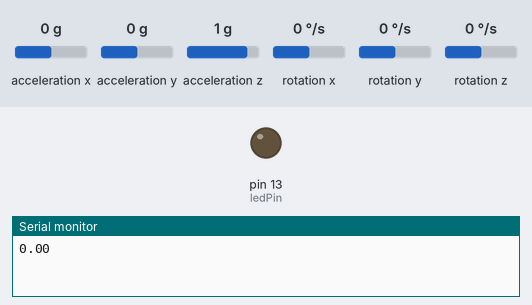
The sketch below on a simulated Arduino Uno, built with avr-gcc and run on an emulated ATmega328P. On the bench: output pins drawn as LEDs (lit = HIGH), the last lines printed to the serial monitor. Wiring (inferred from the names in the program): MPU-6050 motion sensor at I2C address 0x68. The test bench sets the inputs (shaded band); at power-on: acceleration z 1 g, acceleration x 0 g, acceleration y 0 g, rotation x 0 °/s, rotation y 0 °/s, rotation z 0 °/s.

Above: at 1.2 s.
1.3 s: acceleration z set to 0.7 g
At 3.1 s:
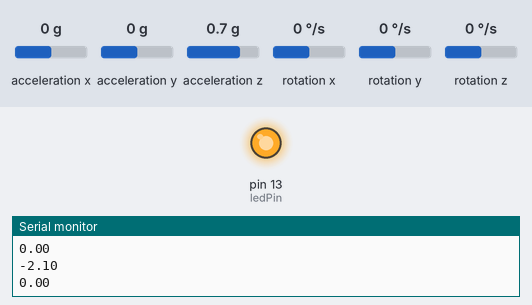
3.5 s: acceleration z set to 0.4 g
At 4.8 s:
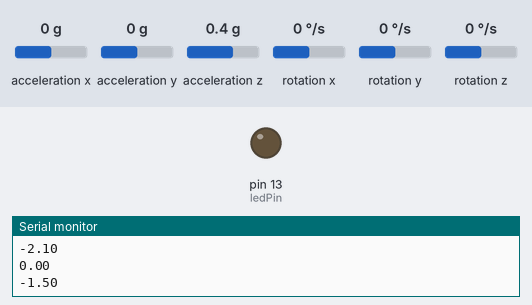
5.5 s: acceleration z set to 0.1 g
At 6.5 s:
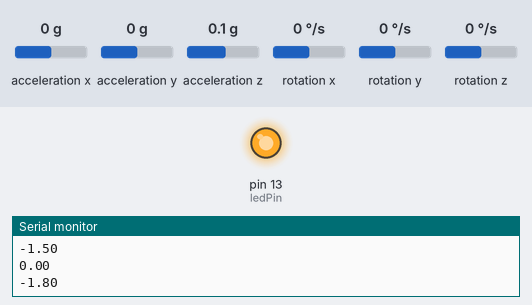
Timing chart, 0 to 8.5 s (numbered marks = the images above; inputs shaded):
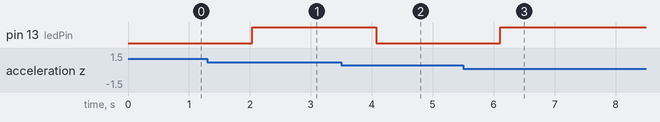

Measured:
- the behaviour switches between 0.9 and 0.8 g on acceleration z (found by bisection; images 0 and 1)
- the behaviour switches between 0.6 and 0.5 g on acceleration z (found by bisection; images 1 and 2)
- the behaviour switches between 0.3 and 0.2 g on acceleration z (found by bisection; images 2 and 3)
- after the input at 1.3 s, pin 13 (ledPin): LOW → HIGH after 0.74 s
- after the input at 3.5 s, pin 13 (ledPin): HIGH → LOW after 0.57 s
- after the input at 5.5 s, pin 13 (ledPin): LOW → HIGH after 0.61 s

The sketch:

Oppgave_3.ino
```cpp
#include<Wire.h>
const int MPU_addr=0x68;  // I2C address of the MPU-6050
int16_t AcX,AcY,AcZ,Tmp,GyX,GyY,GyZ;
int ledPin = 13;  // LED connected to digital pin 13
double AcZ_accum = 0.0;
double AcZ_initvalue = 0.0;
const double maxg = 2.0;
const double gScale = 32768.0 / maxg;


void setup(){
  Wire.begin();
  Wire.beginTransmission(MPU_addr);
  Wire.write(0x6B);  // PWR_MGMT_1 register
  Wire.write(0);     // set to zero (wakes up the MPU-6050)
  Wire.endTransmission(true);
  Serial.begin(9600);
  pinMode(ledPin, OUTPUT);  //set digital pin 13 to OUTPUT
}
void loop()
{

  Wire.beginTransmission(MPU_addr);
  Wire.write(0x3F);  // starting with register 0x3B (ACCEL_XOUT_H)
  Wire.endTransmission(false);
  Wire.requestFrom(MPU_addr,2,true);  // request a total of 2 registers
  AcZ=Wire.read()<<8|Wire.read();  // 0x3B (ACCEL_XOUT_H) & 0x3C (ACCEL_XOUT_L)
  AcZ_initvalue = AcZ;

  for (int a = 0; a < 10; a++)
  {
    Wire.beginTransmission(MPU_addr);
    Wire.write(0x3B);  // starting with register 0x3B (ACCEL_XOUT_H)
    Wire.endTransmission(false);
    Wire.requestFrom(MPU_addr,14,true);  // request a total of 14 registers
    AcX=Wire.read()<<8|Wire.read();  // 0x3B (ACCEL_XOUT_H) & 0x3C (ACCEL_XOUT_L)
    AcY=Wire.read()<<8|Wire.read();  // 0x3D (ACCEL_YOUT_H) & 0x3E (ACCEL_YOUT_L)
    AcZ=Wire.read()<<8|Wire.read();  // 0x3F (ACCEL_ZOUT_H) & 0x40 (ACCEL_ZOUT_L)
    Tmp=Wire.read()<<8|Wire.read();  // 0x41 (TEMP_OUT_H) & 0x42 (TEMP_OUT_L)
    GyX=Wire.read()<<8|Wire.read();  // 0x43 (GYRO_XOUT_H) & 0x44 (GYRO_XOUT_L)
    GyY=Wire.read()<<8|Wire.read();  // 0x45 (GYRO_YOUT_H) & 0x46 (GYRO_YOUT_L)
    GyZ=Wire.read()<<8|Wire.read();  // 0x47 (GYRO_ZOUT_H) & 0x48 (GYRO_ZOUT_L)
//    Serial.println(AcZ);  // Prints AcZ // can be enabled to read AcZ data


    const double acclZ = static_cast<double>(AcZ);

    AcZ_accum = AcZ_accum + acclZ - AcZ_initvalue;
//    Serial.println(AcZ_accum);  // can be enabled to read accumulative change of AcZ data
   delay(100);

  }

    Serial.println(AcZ_accum / gScale); //  Can be enabled to read change in gforces for Z direction

  if ((AcZ_accum / gScale) < -1.0 | (AcZ_accum / gScale) > 1)
  {
    digitalWrite(ledPin, !digitalRead(ledPin));  // toggle state
   AcZ_accum = 0;
  }
  else
  {
    AcZ_accum = 0;
  }
}
```
